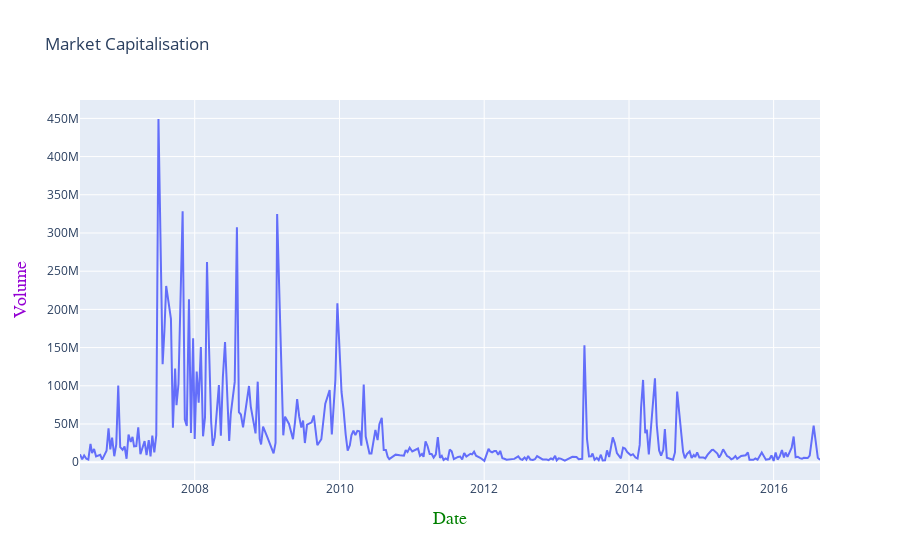

Source (notebook cell):
### Code cell
#Market Capitalisation
df['MarketCap'] = df['Open'] * df['Volume']
layout=go.Layout(title='Market Capitalisation',xaxis=dict(title='Date',titlefont=dict(family='Courier New, monospace',size=18,color='green')),yaxis=dict(title='Volume',titlefont=dict(family='Courier New,monospace',size=18,color='darkviolet')))
df_data=[{'x':df['Date'],'y':df['MarketCap']}]
plot1=go.Figure(data=df_data,layout=layout)
iplot(plot1)

### Figure 1 — Plotly figure (JSON) as saved in the notebook; plotly's stock layout.template omitted (floating-point values rounded to 4 significant figures; data arrays with more than 128 entries replaced by an {"elided": "..."} marker saying what was removed)
{"data": [{"type": "scatter", "x": {"elided": "308 str values"}, "y": {"elided": "308 float values"}}], "layout": {"title": {"text": "Market Capitalisation"}, "xaxis": {"title": {"font": {"color": "green", "family": "Courier New, monospace", "size": 18}, "text": "Date"}}, "yaxis": {"title": {"font": {"color": "darkviolet", "family": "Courier New,monospace", "size": 18}, "text": "Volume"}}}}
